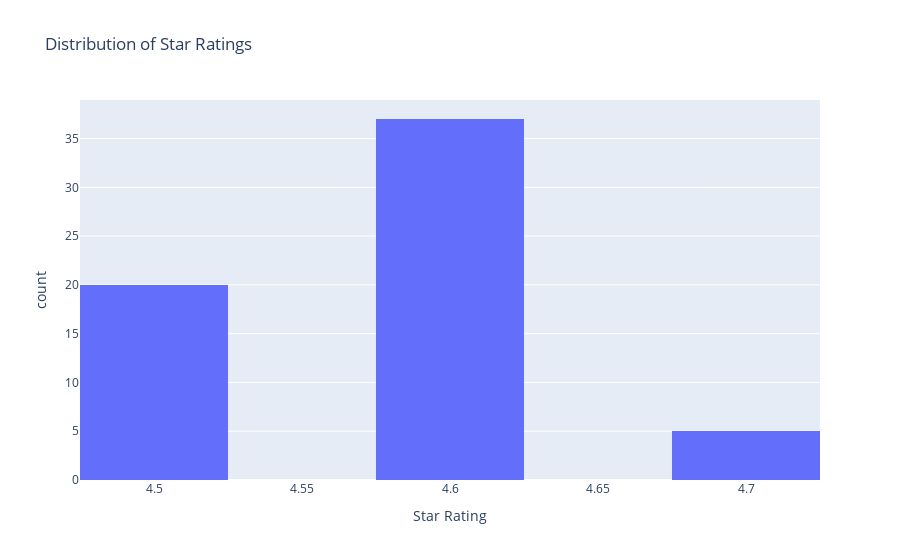

The notebook cell saved with this chart:
### Code cell
# C. Star Rating Distribution
fig = px.histogram(data, x='Star Rating', nbins=10, title='Distribution of Star Ratings')
fig.show()

### Figure 1 — Plotly figure (JSON) as saved in the notebook; plotly's stock layout.template omitted (floating-point values rounded to 4 significant figures)
{"data": [{"alignmentgroup": "True", "bingroup": "x", "hovertemplate": "Star Rating=%{x}<br>count=%{y}<extra></extra>", "legendgroup": "", "marker": {"color": "#636efa", "pattern": {"shape": ""}}, "name": "", "nbinsx": 10, "offsetgroup": "", "orientation": "v", "showlegend": false, "type": "histogram", "x": [4.6, 4.6, 4.6, 4.5, 4.5, 4.6, 4.6, 4.5, 4.6, 4.6, 4.6, 4.6, 4.6, 4.6, 4.7, 4.7, 4.7, 4.7, 4.6, 4.6, 4.7, 4.6, 4.6, 4.5, 4.5, 4.6, 4.5, 4.5, 4.5, 4.6, 4.5, 4.6, 4.6, 4.5, 4.5, 4.6, 4.6, 4.6, 4.5, 4.6, 4.6, 4.5, 4.6, 4.6, 4.6, 4.5, 4.5, 4.6, 4.6, 4.6, 4.6, 4.6, 4.5, 4.5, 4.5, 4.5, 4.6, 4.5, 4.6, 4.6, 4.6, 4.6], "xaxis": "x", "yaxis": "y"}], "layout": {"barmode": "relative", "legend": {"tracegroupgap": 0}, "title": {"text": "Distribution of Star Ratings"}, "xaxis": {"anchor": "y", "domain": [0, 1], "title": {"text": "Star Rating"}}, "yaxis": {"anchor": "x", "domain": [0, 1], "title": {"text": "count"}}}}
